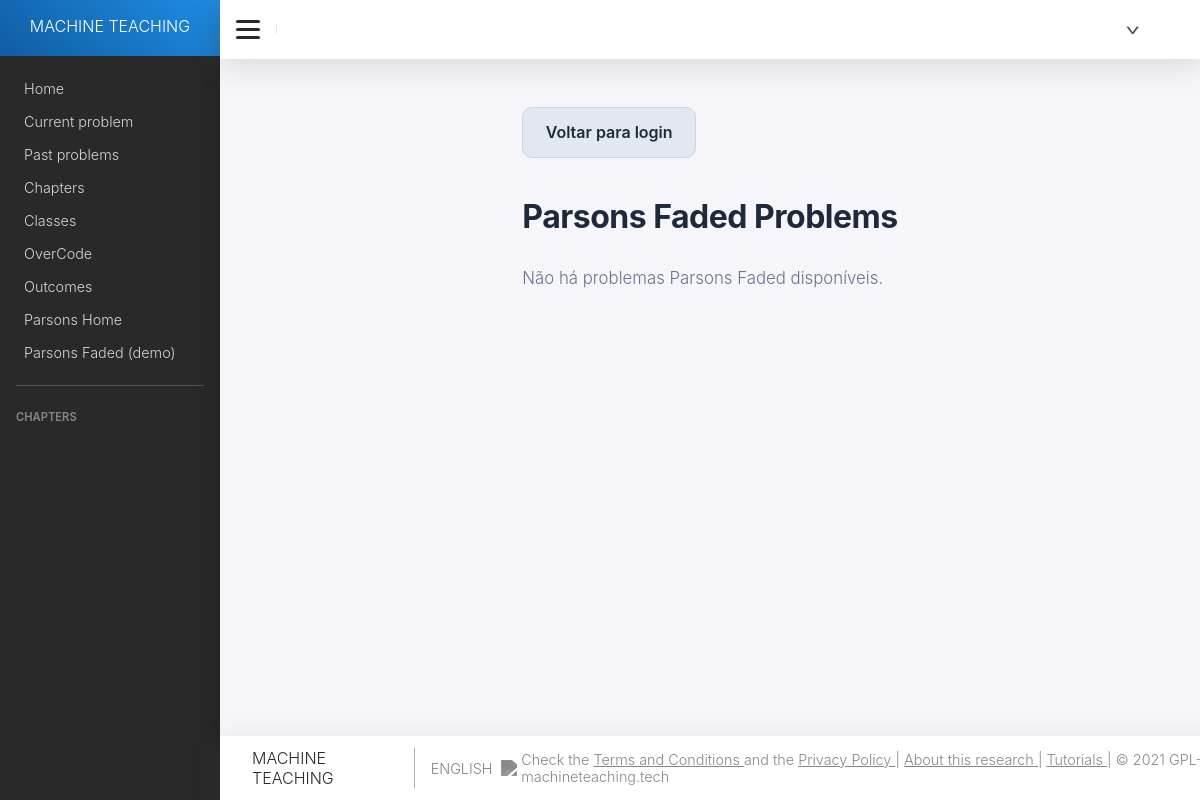
Before: /parsons_faded/ (signed in) with the older database file.
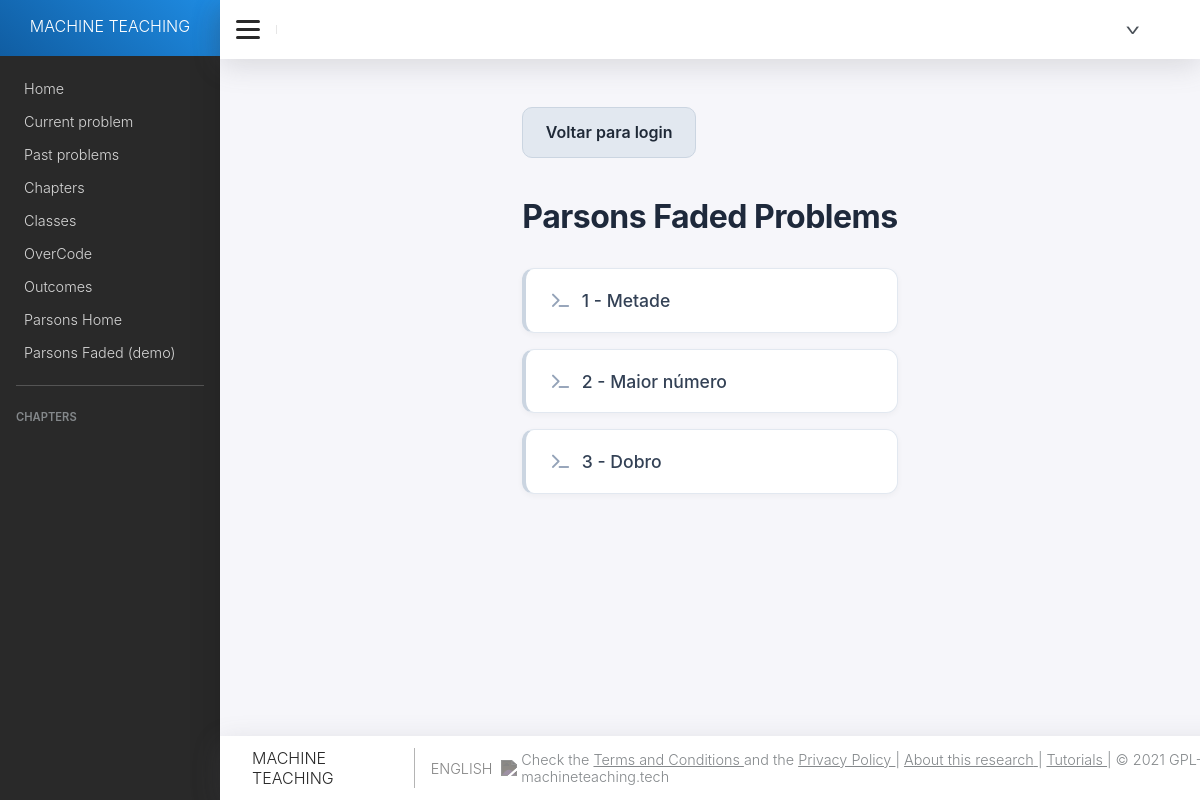
After: the same page with the newer database file.
### parsons/models.py (models this page shows, shortened)
class Problem(models.Model):
    QUESTION_TYPES = (("C", "Code"),
                      ("M", "Multiple Choice"),
                      ("T", "Text"),
                      ("P", "Parsons Problem"),
                      ("F", "Parsons Faded Problem"))
    question_type = models.CharField(max_length=2, choices=QUESTION_TYPES,
                                     default="C")
    title = models.CharField(max_length=200, blank=False)
    content = models.TextField(blank=False)
    options = models.TextField(blank=True)
    difficulty = models.CharField(max_length=200, blank=True)
    link = models.URLField(blank=True)
    retrieved_date = models.DateTimeField(blank=True, auto_now_add=True)
    crawler = models.CharField(max_length=200, blank=True)
    hint = models.TextField(blank=True)
    faded_id = models.PositiveIntegerField(blank=True, null=True, unique=True)
    objects = ProblemManager()
    chapter = models.ManyToManyField(Chapter, through='ExerciseSet')
    test_case_generator = models.TextField(blank=True, null=True)
    history = HistoricalRecords()
    class Meta:
        verbose_name = ('Problem')
        verbose_name_plural = ('Problems')

### parsons_faded/views.py (the view)
# urls.py: path('', views.parsons_faded_home, name='parsons_faded_home'),
@login_required
def parsons_faded_home(request):
    problemas = Problem.objects.filter(question_type='F').order_by('faded_id', 'id')
    return render(request, 'parsons_faded_home.html', {'problemas': problemas})

### parsons_faded/templates/parsons_faded_home.html
{% extends "base.html" %} {% block content %}
<link
  rel="stylesheet"
  href="https://cdnjs.cloudflare.com/ajax/libs/font-awesome/6.4.0/css/all.min.css"
/>
<div class="parsons-home">
  <div class="parsons-home-nav">
    <a class="button-secondary" href="{% url 'login' %}">Voltar para login</a>
  </div>
  <h1>Parsons Faded Problems</h1>
  {% if problemas %}
  <ul class="parsons-list">
    {% for problema in problemas %}
    <li>
      <a
        href="{% url 'parsons_faded_problem' problema.faded_id|default:problema.id %}"
        >{{ problema.faded_id|default:problema.id }} - {{ problema.title }}</a
      >
    </li>
    {% endfor %}
  </ul>
  {% else %}
  <p>Não há problemas Parsons Faded disponíveis.</p>
  {% endif %}
</div>
{% endblock %}

### parsons/templates/base.html (shortened to what this page needs)
<!doctype html>
{% load static i18n %}
<html lang="pt-br">
  <head>
    <link
      rel="stylesheet"
      type="text/css"
      href="{% static 'css/styles.css' %}"
    />
  </head>
  <body>
    <div class="sidebar">
      <a href="http://machineteaching.tech" class="brand">Machine Teaching</a>
      <div class="menu-container">
        <ul class="menu">
          <a class="menu-item" href="#"
            >{% blocktrans %}Home{% endblocktrans %}</a
          >
          <a class="menu-item" href="#"
            >{% blocktrans %}Current problem{% endblocktrans %}</a
          >
          <a class="menu-item" href="#"
            >{% blocktrans %}Past problems{% endblocktrans %}</a
          >
          <a class="menu-item" href="#"
            >{% blocktrans %}Chapters{% endblocktrans %}</a
          >
          {% if perms.questions.view_userlogview %}
          <a class="menu-item" href="#"
            >{% blocktrans %}Classes{% endblocktrans %}</a
          >
          <a class="menu-item" href="#">OverCode</a>
          {% endif %}
          <a
            class="menu-item"
            href="{% if perms.questions.view_userlogview %}#{% else %}#{% endif %}"
            >{% blocktrans %}Outcomes{% endblocktrans %}</a
          >
          <a class="menu-item" href="{% url 'parsons_home' %}"
            >{% blocktrans %}Parsons Home{% endblocktrans %}</a
          >
          <a class="menu-item" href="{% url 'parsons_faded_home' %}"
            >Parsons Faded (demo)</a
          >
        </ul>
        <li class="menu-separator"></li>
        <div class="menu-title">
        </div>
      </div>
    </div>
    <div class="content">
      <div class="topbar">
        <div class="topbar-left">
          <span class="close" onclick="closeMenu()">
            <div class="menu-icon">
              <div></div>
              <div></div>
              <div></div>
            </div>
          </span>
          <span class="title">{{ title }}</span>
        </div>
        <div class="topbar-right">
          <span class="name"
            ><span>></span>
          </span>
        </div>
      </div>
      <div class="layout-content">{% block content %} {% endblock %}</div>
      <div class="footer" style="border-bottom: none">
        <div class="footer-left">
          <span class="footer-brand">Machine Teaching</span
          ><span
            class="change-language"
            onclick="changeLanguage('{{language}}')"
          >
            {% if language == 'en' %}Português {% else %}English{% endif %}
            <img src="{% static 'img/earth.png' %}"
          /></span>
        </div>
        <div class="footer-right">
          <span onclick="showConditions('{{language}}')">
          </span>
          <span onclick="showPrivacy('{{language}}')">
          </span>
          |
          <span>
            <a href="#"
              >{% blocktrans %}About this research{% endblocktrans %}</a
            >
          </span>
          |
          <span onclick="showTutorials('{{language}}')">
          </span>
          | © 2021 {% blocktrans %}GPL-3.0 License{% endblocktrans %}:
          <a href="http://machineteaching.tech">machineteaching.tech</a>
        </div>
      </div>
    </div>
  </body>
</html>

Changed rows visible on the page:
added Problem: faded_id "1", title "Metade"
added Problem: faded_id "2", title "Maior número"
added Problem: faded_id "3", title "Dobro"
Other visible differences:
text no longer shown: "Não há problemas Parsons Faded disponíveis."
